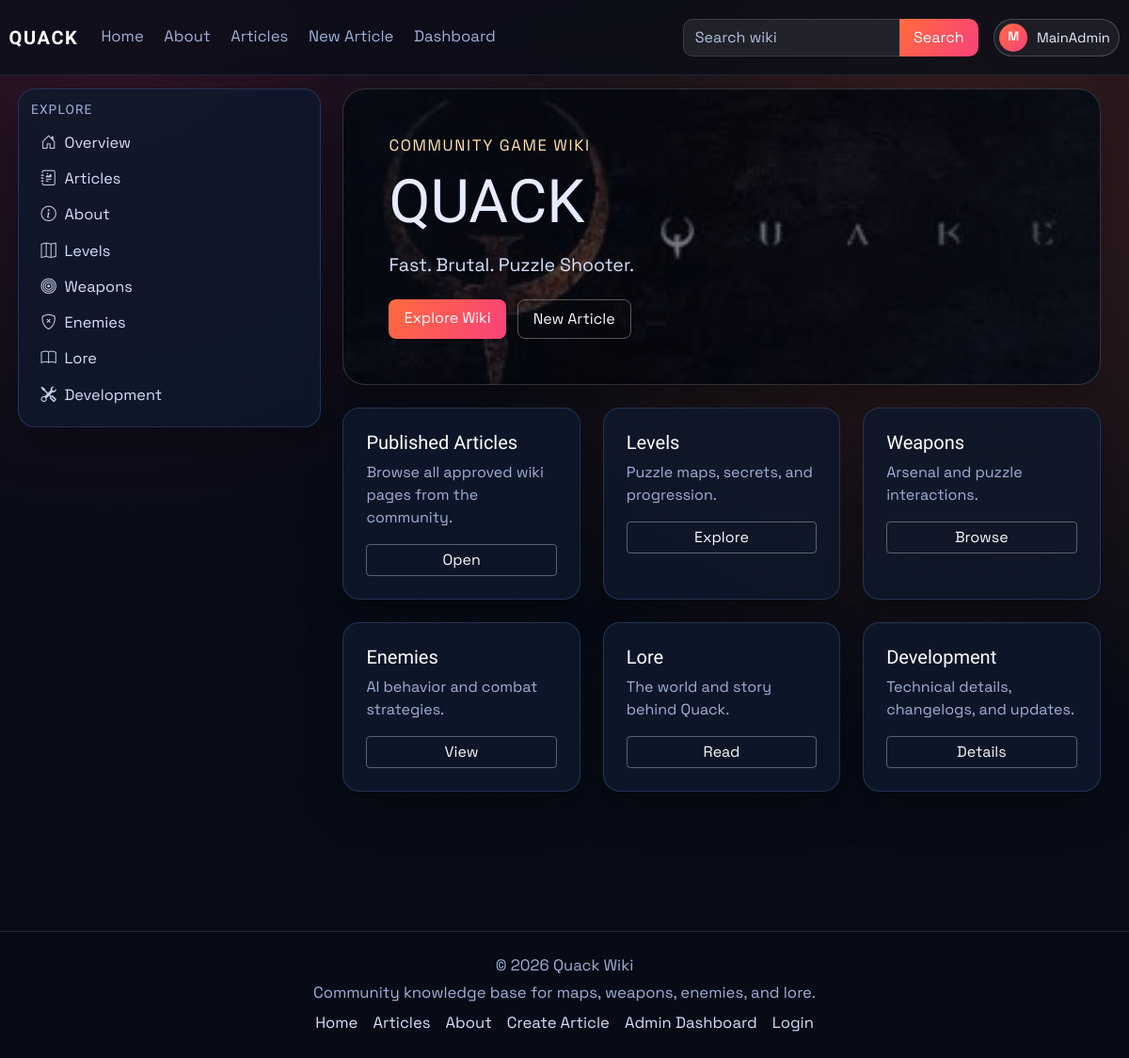
Page / (signed in) on the earlier database version.
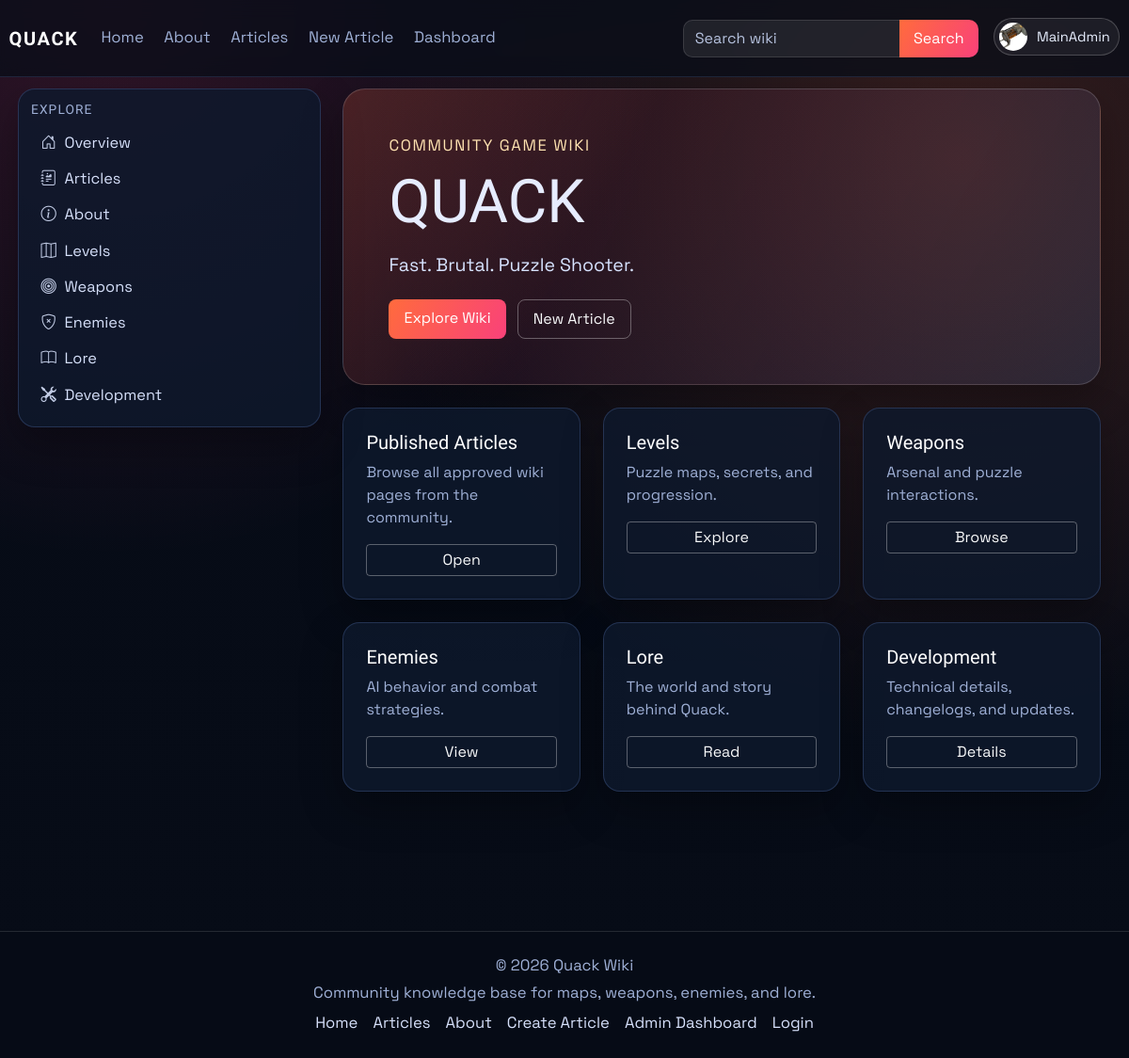
Same page on the later database version.
### models.py (models this page shows, shortened)
class User(db.Model, UserMixin):
    id = db.Column(db.Integer, primary_key=True)
    username = db.Column(db.String(120), unique=True, nullable=False)
    email = db.Column(db.String(120), unique=True, nullable=False)
    password_hash = db.Column(db.String(128), nullable=False)
    profile_image_url = db.Column(db.String(120), nullable=True)
    public_display_name = db.Column(db.String(80), nullable=True)
    public_bio = db.Column(db.Text, nullable=True)
    created_at = db.Column(db.DateTime, default=datetime.utcnow)
    role = db.Column(db.String(30), default='user')
    is_archived = db.Column(db.Boolean, default=False, nullable=False)
    archived_at = db.Column(db.DateTime, nullable=True)

class SiteSettings(db.Model):
    id = db.Column(db.Integer, primary_key=True)
    hero_image_url = db.Column(db.String(120), nullable=True)
    updated_at = db.Column(db.DateTime, default=datetime.utcnow, onupdate=datetime.utcnow)

### main.py (the view)
@app.route('/')
def index():
    return render_template('index.html')

### main.py (called while the page is built)
def get_site_settings():
    settings = SiteSettings.query.get(1)
    if not settings:
        settings = SiteSettings(id=1)
        db.session.add(settings)
        db.session.commit()
    return settings

@app.context_processor
def inject_site_settings():
    return {'site_settings': get_site_settings()}

@login_manager.user_loader
def load_user(user_id):
    user = User.query.get(int(user_id))
    if user and user.is_archived:
        return None
    return user

### templates/index.html (shortened to what this page needs)
{% extends "_base.html" %}
{% from "partials/tag_link.html" import tag_article_link %}
{% block content %}
<section class="hero mb-4 {% if site_settings.hero_image_url %}hero-with-image{% endif %}"{% if site_settings.hero_image_url %} style="--hero-image: url('{{ url_for('static', filename='img/' ~ site_settings.hero_image_url) }}');"{% endif %}>
    <p class="hero-kicker">Community Game Wiki</p>
    <h1>QUACK</h1>
    <p class="hero-subtitle">Fast. Brutal. Puzzle Shooter.</p>
    <div class="hero-actions">
        <a href="{{ url_for('articles') }}" class="btn btn-brand btn-lg">Explore Wiki</a>
        <a href="{{ url_for('create_article') }}" class="btn btn-outline-light btn-lg">New Article</a>
    </div>
</section>
<section class="row g-4">
    <div class="col-md-6 col-xl-4">
        <article class="card h-100 p-4 info-card">
            <h5>Published Articles</h5>
            <p>Browse all approved wiki pages from the community.</p>
            <a href="{{ url_for('articles') }}" class="btn btn-outline-light btn-sm">Open</a>
        </article>
    </div>
    <div class="col-md-6 col-xl-4">
        <article class="card h-100 p-4 info-card">
            <h5>Levels</h5>
            <p>Puzzle maps, secrets, and progression.</p>
            {{ tag_article_link('levels', 'Explore', class_name='btn btn-outline-light btn-sm') }}
        </article>
    </div>
    <div class="col-md-6 col-xl-4">
        <article class="card h-100 p-4 info-card">
            <h5>Weapons</h5>
            <p>Arsenal and puzzle interactions.</p>
            {{ tag_article_link('weapons', 'Browse', class_name='btn btn-outline-light btn-sm') }}
        </article>
    </div>
    <div class="col-md-6 col-xl-4">
        <article class="card h-100 p-4 info-card">
            <h5>Enemies</h5>
            <p>AI behavior and combat strategies.</p>
            {{ tag_article_link('enemies', 'View', class_name='btn btn-outline-light btn-sm') }}
        </article>
    </div>
    <div class="col-md-6 col-xl-4">
        <article class="card h-100 p-4 info-card">
            <h5>Lore</h5>
            <p>The world and story behind Quack.</p>
            {{ tag_article_link('lore', 'Read', class_name='btn btn-outline-light btn-sm') }}
        </article>
    </div>
    <div class="col-md-6 col-xl-4">
        <article class="card h-100 p-4 info-card">
            <h5>Development</h5>
            <p>Technical details, changelogs, and updates.</p>
            {{ tag_article_link('development', 'Details', class_name='btn btn-outline-light btn-sm') }}
        </article>
    </div>
</section>
{% endblock %}

### templates/partials/navbar.html (shortened to what this page needs)
{% from "partials/tag_link.html" import tag_article_link %}
<nav class="navbar navbar-expand-lg main-nav">
    <div class="container-fluid nav-wrap">
        <a class="navbar-brand brand-mark" href="{{ url_for('index') }}">QUACK</a>
        <div class="collapse navbar-collapse" id="navbarNav">
            <ul class="navbar-nav me-auto nav-links">
                <li class="nav-item"><a class="nav-link" href="{{ url_for('index') }}">Home</a></li>
                <li class="nav-item">{{ tag_article_link('about-us', 'About', class_name='nav-link') }}</li>
                <li class="nav-item"><a class="nav-link" href="{{ url_for('articles') }}">Articles</a></li>
                <li class="nav-item"><a class="nav-link" href="{{ url_for('create_article') }}">New Article</a></li>
                {% if current_user.is_authenticated and current_user.role == "admin" %}
                <li class="nav-item"><a class="nav-link" href="{{ url_for('dashboard_users') }}">Dashboard</a></li>
                {% elif current_user.is_authenticated and current_user.role == "writer" %}
                <li class="nav-item"><a class="nav-link" href="{{ url_for('dashboard_articles') }}">Articles</a></li>
                {% endif %}
            </ul>
            <ul class="navbar-nav ms-auto align-items-lg-center nav-tools">
                <li class="nav-item nav-search-wrap">
                    <form class="nav-search" method="GET" action="{{ url_for('articles') }}">
                        <input class="form-control" type="search" name="q" value="{{ request.args.get('q', '') if request.endpoint == 'articles' else '' }}" placeholder="Search wiki">
                        <button class="btn btn-brand" type="submit">Search</button>
                    </form>
                </li>
                {% if current_user.is_authenticated %}
                <li class="nav-item dropdown ms-lg-3">
                    <a class="profile-trigger" href="#" role="button" data-bs-toggle="dropdown" aria-expanded="false">
                        {% if current_user.profile_image_url %}
                        <img class="profile-avatar profile-avatar-img" src="{{ url_for('static', filename='img/' ~ current_user.profile_image_url) }}" alt="{{ current_user.username }} profile picture">
                        {% else %}
                        <span class="profile-avatar">{{ current_user.username[0]|upper }}</span>
                        {% endif %}
                        <span class="profile-name">{{ current_user.username }}</span>
                    </a>
                </li>
                {% else %}
                <li class="nav-item ms-lg-3">
                    <a class="btn btn-outline-light nav-login-btn" href="{{ url_for('login') }}">Login</a>
                </li>
                {% endif %}
            </ul>
        </div>
    </div>
</nav>

Differences in the rows shown:
no longer on this page (row edited): SiteSettings: hero_image_url (picture)
changed User "MainAdmin": profile_image_url: picture added; username "M" → (not shown)
